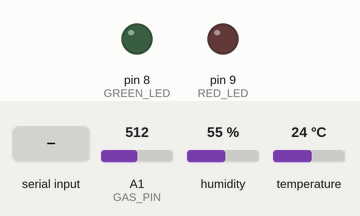
This sketch was run on a simulated Arduino Uno, built with avr-gcc and run on an emulated ATmega328P. Parts: output pins drawn as LEDs (lit = HIGH). The test bench sets the inputs (shaded band); at power-on: A1 (GAS_PIN) = 512, humidity 55 %, temperature 24 °C. What the sketch prints to the serial monitor is not drawn.

Above: at 3.2 s.
3.3 s: "SAFE\n" received over Serial
At 5.2 s:
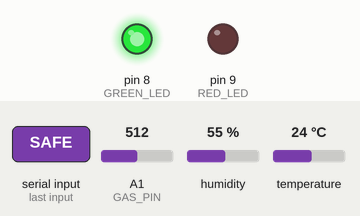
5.7 s: "NOTSAFE\n" received over Serial
At 7.6 s:
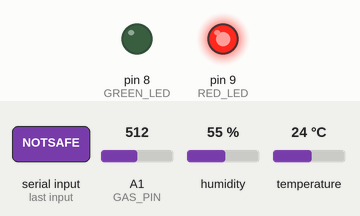
Timing chart, 0 to 9.1 s (numbered marks = the images above; inputs shaded):
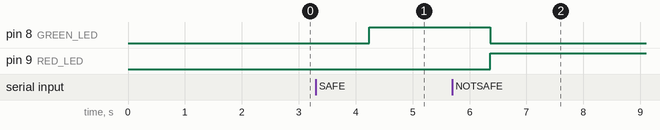

Measured:
- after the input at 3.3 s, pin 8 (GREEN_LED): LOW → HIGH after 0.94 s
- after the input at 5.7 s, pin 8 (GREEN_LED): HIGH → LOW after 0.66 s; pin 9 (RED_LED): LOW → HIGH after 0.66 s

The sketch:

smart.ino
```cpp
#include <SoftwareSerial.h>
#include <DHT.h>

// ------------------- SENSOR PIN SETUP -------------------
#define DHTPIN 2          // DHT11 signal pin connected to D2
#define DHTTYPE DHT11     // DHT11 sensor
#define GAS_PIN A1        // MQ-2 / MQ-135 Air quality sensor analog output
#define RX_PIN 6          // pH sensor TX → Arduino RX (D6)
#define TX_PIN 7          // pH sensor RX → Arduino TX (D7)

#define GREEN_LED 8       // ✅ ADD LED
#define RED_LED 9         // ✅ ADD LED

// ------------------- INITIALIZE OBJECTS -------------------
SoftwareSerial phSerial(RX_PIN, TX_PIN);
DHT dht(DHTPIN, DHTTYPE);

// ------------------- VARIABLES -------------------
String phData = "";
bool phStringComplete = false;

void setup() {
  Serial.begin(9600);      // Serial monitor
  phSerial.begin(9600);    // pH sensor serial
  dht.begin();

  // ✅ LED PIN SETUP
  pinMode(GREEN_LED, OUTPUT);
  pinMode(RED_LED, OUTPUT);

  Serial.println("=================================");
  Serial.println("💧 Smart Fish Tank Monitoring System");
  Serial.println("Sensors: DHT11 | pH | Air Quality | LED Status");
  Serial.println("=================================");
  delay(2000);
}

void loop() {
  // ------------------- DHT11 SENSOR -------------------
  float temperature = dht.readTemperature();
  float humidity = dht.readHumidity();

  if (isnan(temperature) || isnan(humidity)) {
    Serial.println("⚠️ DHT11 sensor read failed!");
  } else {
    Serial.print("🌡️ Temperature: ");
    Serial.print(temperature);
    Serial.print(" °C  |  💧 Humidity: ");
    Serial.print(humidity);
    Serial.println(" %");
  }

  // ------------------- GAS SENSOR -------------------
  int gasValue = analogRead(GAS_PIN);
  Serial.print("🌫️ Air Quality (Analog): ");
  Serial.println(gasValue);

  // ------------------- pH SENSOR -------------------
  while (phSerial.available()) {
    char inChar = (char)phSerial.read();
    if (inChar == '\r' || inChar == '\n') {
      phStringComplete = true;
    } else {
      phData += inChar;
    }
  }

  if (phStringComplete) {
    Serial.print("⚗️ pH Sensor Raw Data: ");
    Serial.println(phData);
    phData = "";
    phStringComplete = false;
  }

  // ----------------------------------------------------
  // ✅ RECEIVE SAFE / NOTSAFE FROM PYTHON FOR LED CONTROL
  // ----------------------------------------------------
  if (Serial.available()) {
    String cmd = Serial.readStringUntil('\n');
    cmd.trim();

    if (cmd == "SAFE") {
      digitalWrite(GREEN_LED, HIGH);
      digitalWrite(RED_LED, LOW);
      Serial.println("Arduino: SAFE -> GREEN LED ON");
    }
    else if (cmd == "NOTSAFE") {
      digitalWrite(GREEN_LED, LOW);
      digitalWrite(RED_LED, HIGH);
      Serial.println("Arduino: NOT SAFE -> RED LED ON");
    }
  }

  Serial.println("---------------------------------");
  delay(2000);
}
```
